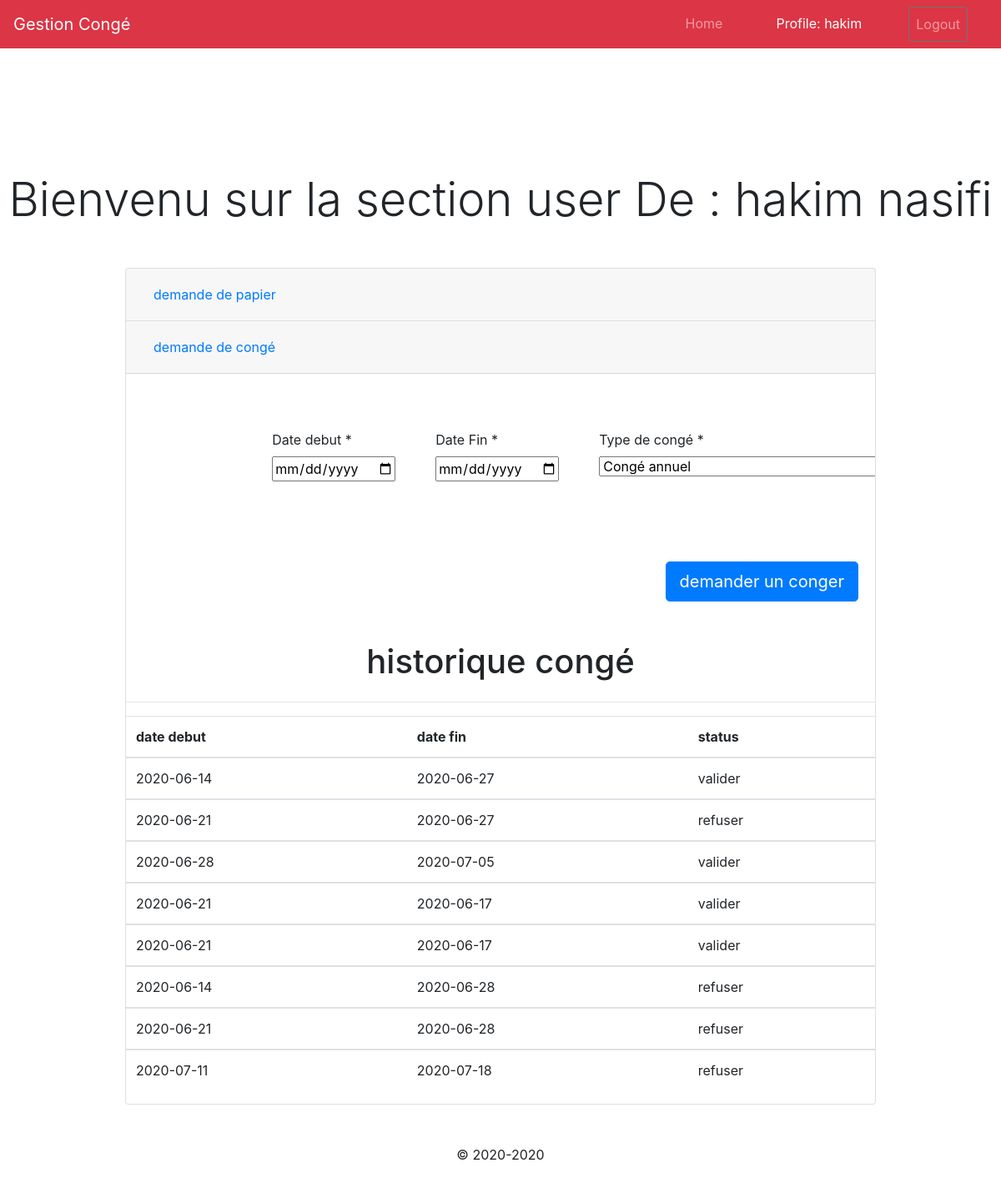
/public/user.php (signed in), run on the app's committed database.
### tables this page shows
CREATE TABLE `demande_conge` (
  `id_conger` int(11) NOT NULL,
  `date_debut` date NOT NULL,
  `date_fin` date NOT NULL,
  `id_user` int(10) UNSIGNED NOT NULL,
  `confirmation` varchar(255) DEFAULT NULL
);

### docs/congehtml.php (the view, shortened to what this page needs)
<?php
require_once '../connexion.php';
$reponse = $connexion->query('SELECT * FROM demande_conge');
$reponse->execute();
$infos = $reponse->fetchALl(); ?>
<div class="card">
  <div class="card-header" id="headingTwo">
    <h2 class="mb-0">
      <button class="btn btn-link btn-block text-left collapsed" type="button" data-toggle="collapse"
        data-target="#collapseTwo" aria-expanded="false" aria-controls="collapseTwo">
        demande de congé
      </button>
    </h2>
  </div>
  <div id="collapseTwo" class="collapse show" aria-labelledby="headingTwo" data-parent="#accordionExample">
    <div class="card-body">
        <form action=" ../function/conge.php" method="POST">
          <div class="d-flex my-5  w-75 mx-auto">
            <div class="mx-5">
              <label for="">Date debut * </label> </br>
              <input id="mySelect" type="date" name="datedebut" value="">
            </div>
            <div>
              <label for="">Date Fin * </label> </br>
              <input type="date" name="datefin" value="">
            </div>
            <div class="mx-5">
              <label for="">Type de congé * </label> </br>
              <select name="type_conge">
                <option value="Congé annuel">Congé annuel</option>
              </select>
            </div>
          </div>
          <input class="float-right btn btn-lg btn-primary my-5" type="submit" value="demander un conger" name="conge">
        </form>
      </div>
    </div>
    <h1 class='text-center'>historique congé</h1>
    <hr>
    <div>
      <table class="table">
        <thead>
          <tr>
            <th scope="col">date debut</th>
            <th scope="col">date fin </th>
            <th scope="col">status</th>
          </tr>
        </thead>
        <?php
        foreach ($infos as $info) :
          if ($info['id_user'] == $_SESSION['id']) :
        ?>
        <tbody>
          <tr>
            <td><?= $info['date_debut'] ?></td>
            <td><?= $info['date_fin'] ?></td>
            <td><?= $info['confirmation'] ?></td>
          </tr>
        </tbody>
        <?php
          endif;
        endforeach;
        ?>
      </table>
    </div>
  </div>
</div>

### css/style.css (style rules this page uses)
.float-right { float: right; }

### data on the page
demande_conge: date_debut "2020-06-14", date_fin "2020-06-27", confirmation "valider"
demande_conge: date_debut "2020-06-21", date_fin "2020-06-27", confirmation "refuser"
demande_conge: date_debut "2020-06-28", date_fin "2020-07-05", confirmation "valider"
demande_conge: date_debut "2020-06-21", date_fin "2020-06-17", confirmation "valider"
demande_conge: date_debut "2020-06-21", date_fin "2020-06-17", confirmation "valider"
demande_conge: date_debut "2020-06-14", date_fin "2020-06-28", confirmation "refuser"
demande_conge: date_debut "2020-06-21", date_fin "2020-06-28", confirmation "refuser"
demande_conge: date_debut "2020-07-11", date_fin "2020-07-18", confirmation "refuser"

### other printed values
$titre "Home"
$_SESSION['nom'] "hakim"
$_SESSION['type_user'] "user"
$_SESSION['prenom'] "nasifi"
